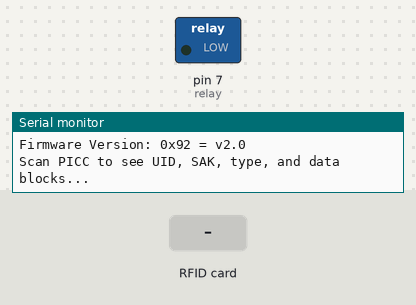
This sketch was run on a simulated Arduino Uno, built with avr-gcc and run on an emulated ATmega328P. Parts: switched loads named in the sketch (green lamp = pin HIGH), the last lines printed to the serial monitor. The inputs (shaded band) are chosen by the test bench. Pins used as bus, display or sensor lines are not drawn.

Above: at 1.2 s.
1.3 s: RFID card 76 0C B6 EF held to the reader
At 1.6 s:
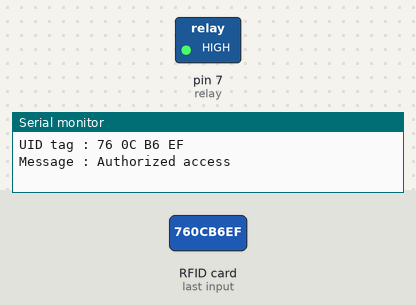
3.8 s: RFID card 5E 7A 19 C4 held to the reader
Timing chart, 0 to 6.8 s (numbered marks = the images above; inputs shaded):
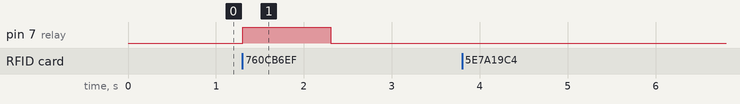

The sketch:

Access_control.ino
```cpp
 /*
 * Typical pin layout used:
 * -----------------------------------------------------------------------------------------
 *             MFRC522      Arduino       Arduino   Arduino    Arduino          Arduino
 *             Reader/PCD   Uno/101       Mega      Nano v3    Leonardo/Micro   Pro Micro
 * Signal      Pin          Pin           Pin       Pin        Pin              Pin
 * -----------------------------------------------------------------------------------------
 * RST/Reset   RST          9             5         D9         RESET/ICSP-5     RST
 * SPI SS      SDA(SS)      10            53        D10        10               10
 * SPI MOSI    MOSI         11 / ICSP-4   51        D11        ICSP-4           16
 * SPI MISO    MISO         12 / ICSP-1   50        D12        ICSP-1           14
 * SPI SCK     SCK          13 / ICSP-3   52        D13        ICSP-3           15
 */

#include <SPI.h>
#include <MFRC522.h>

#define RST_PIN         9          // Configurable, see typical pin layout above
#define SS_PIN          10         // Configurable, see typical pin layout above

MFRC522 mfrc522(SS_PIN, RST_PIN);  // Create MFRC522 instance
int relay=7;

void setup() {
	Serial.begin(9600);		// Initialize serial communications with the PC
	while (!Serial);		// Do nothing if no serial port is opened (added for Arduinos based on ATMEGA32U4)
	SPI.begin();			// Init SPI bus
	mfrc522.PCD_Init();		// Init MFRC522
	delay(4);				// Optional delay. Some board do need more time after init to be ready, see Readme
	mfrc522.PCD_DumpVersionToSerial();	// Show details of PCD - MFRC522 Card Reader details
	Serial.println(F("Scan PICC to see UID, SAK, type, and data blocks..."));
  pinMode(relay,OUTPUT);
}

void loop() {
  // Look for new cards
  if ( ! mfrc522.PICC_IsNewCardPresent())
  {
    return;
  }
  // Select one of the cards
  if ( ! mfrc522.PICC_ReadCardSerial())
  {
    return;
  }
  //Show UID on serial monitor
  Serial.print("UID tag :");
  String content= "";
  byte letter;
  for (byte i = 0; i < mfrc522.uid.size; i++)
  {
     Serial.print(mfrc522.uid.uidByte[i] < 0x10 ? " 0" : " ");
     Serial.print(mfrc522.uid.uidByte[i], HEX);
     content.concat(String(mfrc522.uid.uidByte[i] < 0x10 ? " 0" : " "));
     content.concat(String(mfrc522.uid.uidByte[i], HEX));
  }
  Serial.println();
  Serial.print("Message : ");
  content.toUpperCase();
  if (content.substring(1) == "76 0C B6 EF") //change here the UID of the card/cards that you want to give access
  {
    Serial.println("Authorized access");
    Serial.println();
    digitalWrite(relay,HIGH);
    delay(1000);
    digitalWrite(relay,LOW);
  }

 else   {
    Serial.println(" Access denied");
    delay(3000);
  }
}
```

Measured:
- after the input at 1.3 s, pin 7 (relay): LOW → HIGH at once, → LOW 1.0 s later
